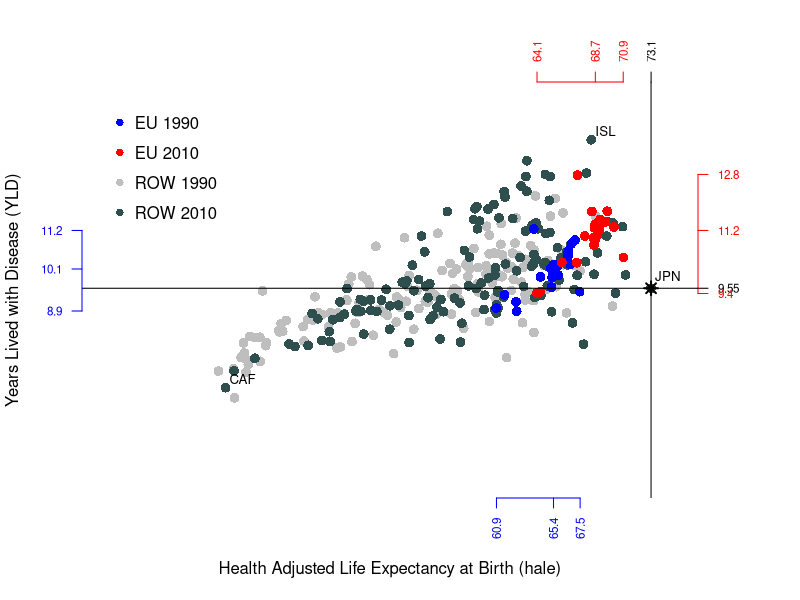
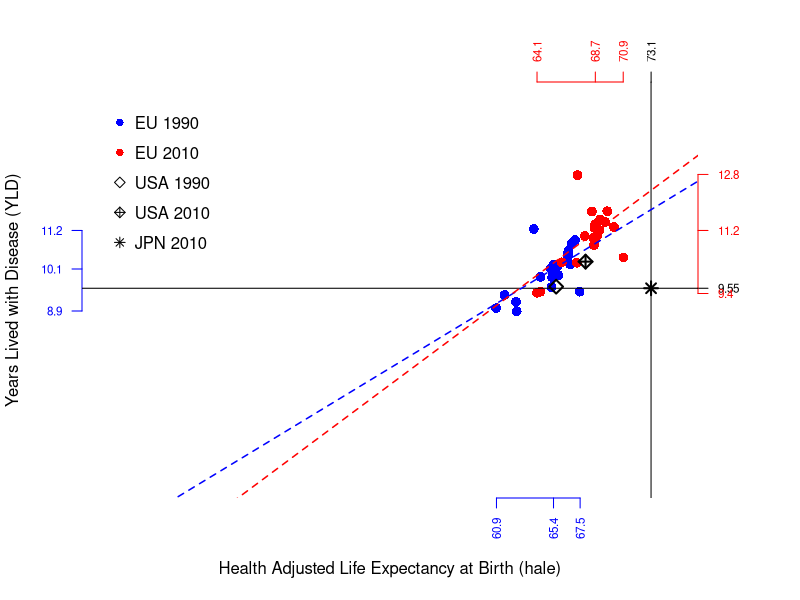
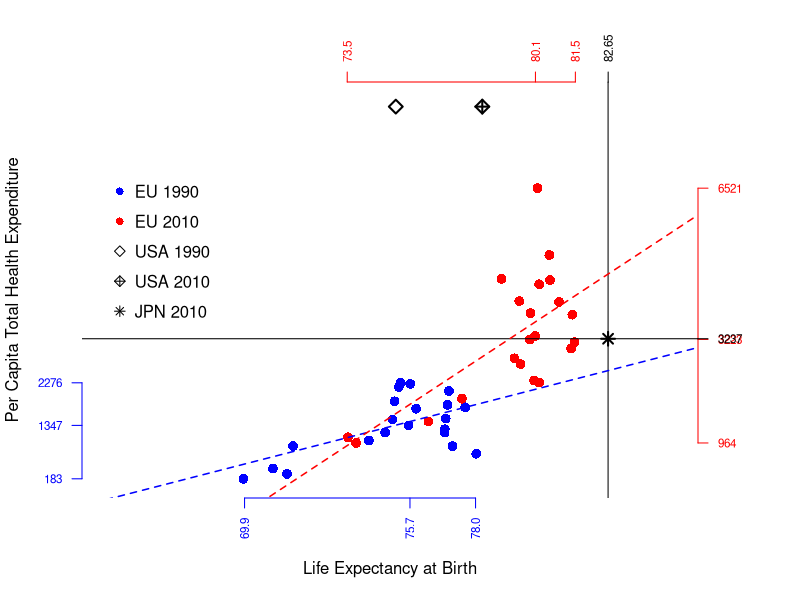
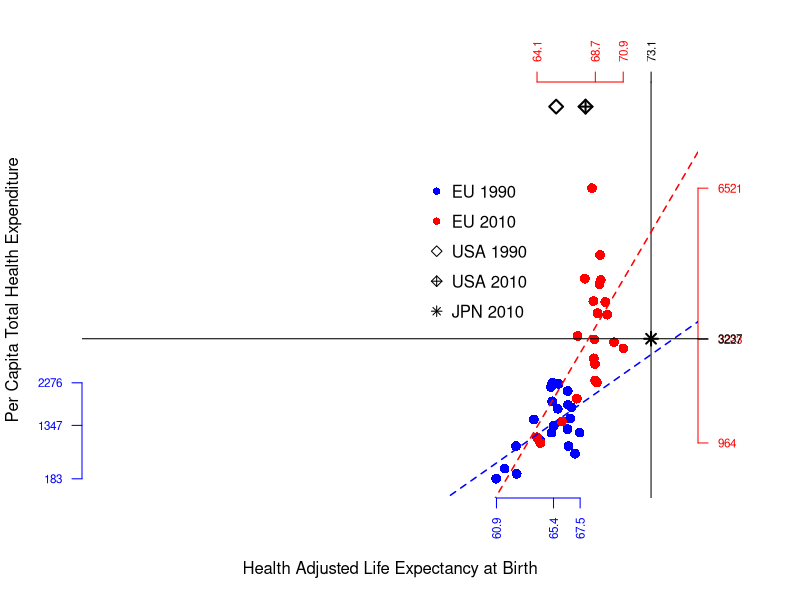
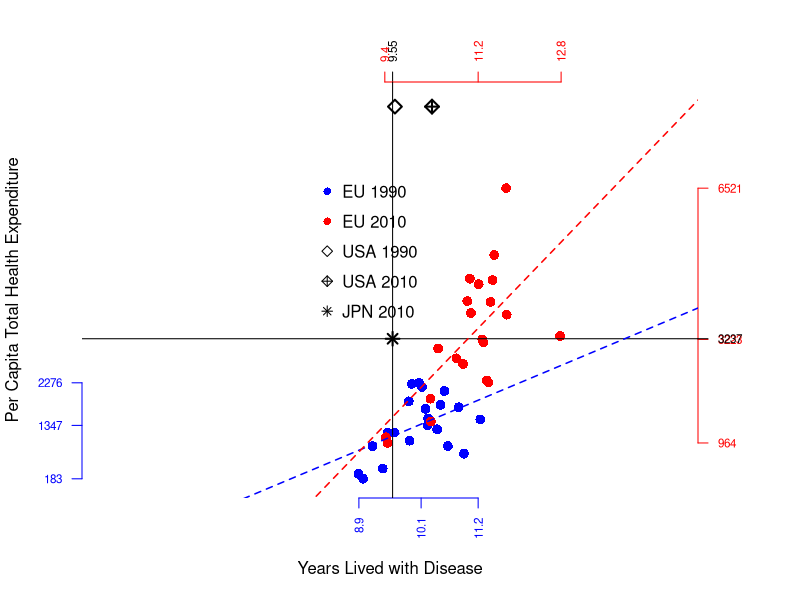
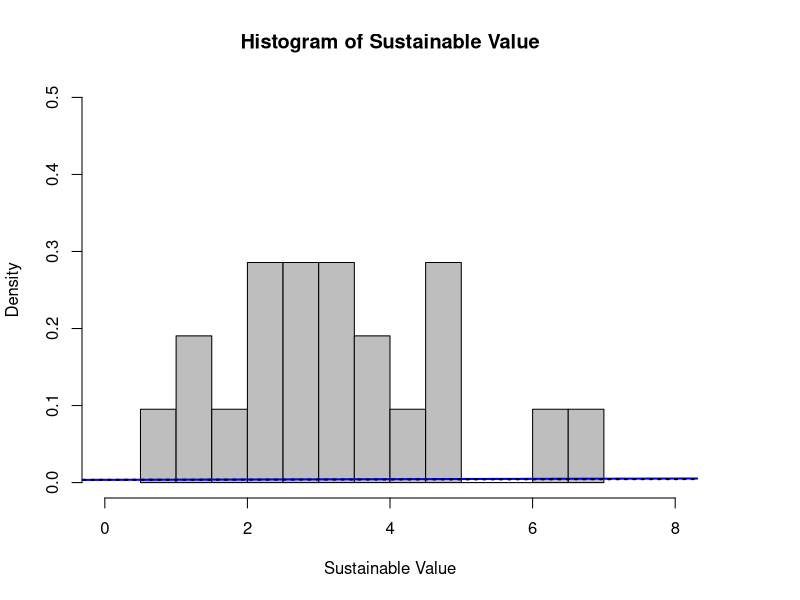
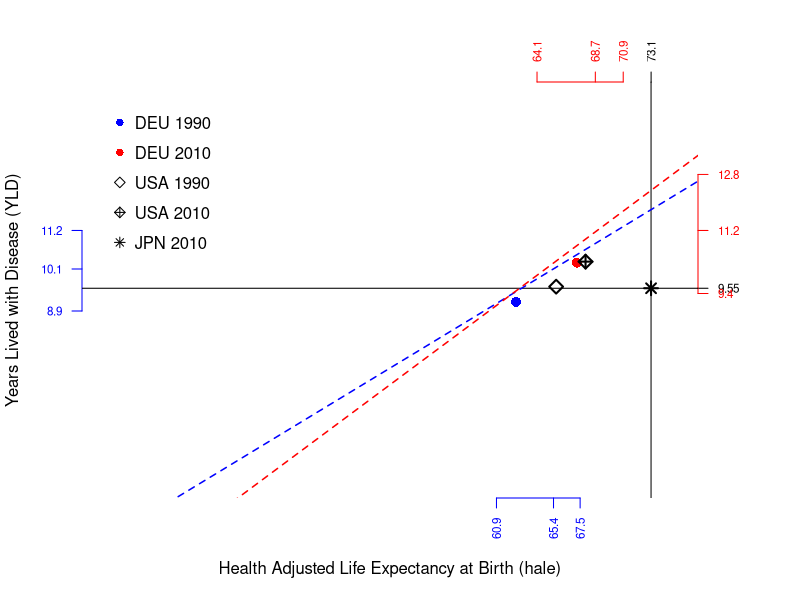
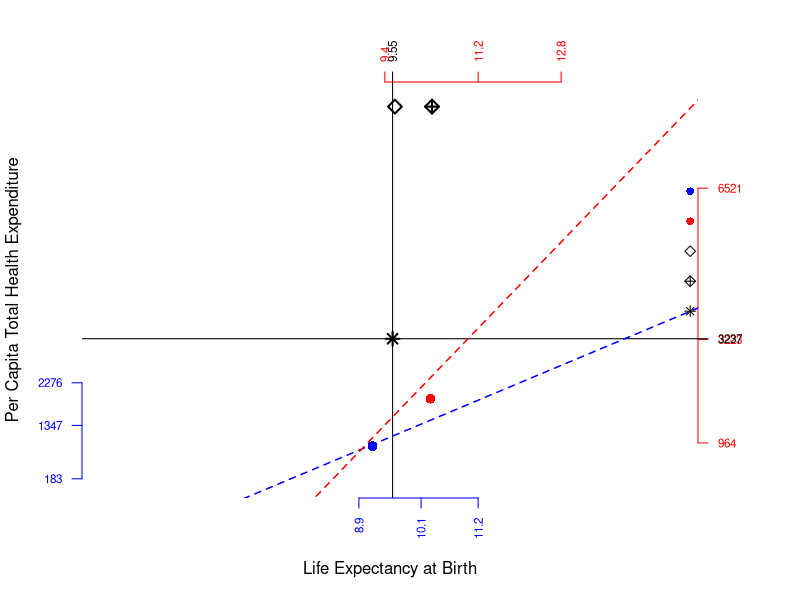

Write R code to recreate these figures, in order.
## ---- chunk 1
knitr::opts_chunk$set(echo = TRUE)
require(data.table)

## ---- chunk 2


data.EU.1990 <- read.csv("Output_EU_1990.csv")
data.EU.2010 <- read.csv("Output_EU_2010.csv")
data.ROW.1990 <- read.csv("Output_ROW_1990.csv")
data.ROW.2010 <- read.csv("Output_ROW_2010.csv")

head(data.EU.1990)
head(data.EU.2010)
head(data.ROW.1990)
head(data.ROW.2010)

attach(data.EU.1990)
attach(data.EU.2010)
attach(data.ROW.1990)
attach(data.ROW.2010)

df.EU.1990 <- data.frame(country=data.EU.1990$country, le=data.EU.1990$le, hale=data.EU.1990$hale, yld=data.EU.1990$yld, the=data.EU.1990$the)

df.EU.2010 <- data.frame(country=data.EU.2010$country, le=data.EU.2010$le,hale=data.EU.2010$hale, yld=data.EU.2010$yld, the=data.EU.2010$the)

df.ROW.1990 <- data.frame(country=data.ROW.1990$country, le=data.ROW.1990$le,hale=data.ROW.1990$hale, yld=data.ROW.1990$yld, the=data.ROW.1990$the)

df.ROW.2010 <- data.frame(country=data.ROW.2010$country, le=data.ROW.2010$le,hale=data.ROW.2010$hale, yld=data.ROW.2010$yld, the=data.ROW.2010$the)

df.EU.1990
df.EU.2010
df.ROW.1990
df.ROW.2010

ID.ROW.1 <- "JPN"
ID.ROW.2 <- "USA"

# Constant Scale in Graphs

lim.le <- c(65, 85)
lim.yld <- c(4, 15)
lim.hale <- c(30, 75)
lim.the <- c(100, 8500)

## ---- chunk 3
par(mar=c(5, 4, 4, 5) + 0.1)

plot(df.ROW.1990$hale, df.ROW.1990$yld, xlab="Health Adjusted Life Expectancy at Birth (hale)", ylab="Years Lived with Disease (YLD)", type="p", col="grey", pch = 16, cex = 1.3, lty = "solid", lwd = 2, xlim=c(30, 75), ylim=lim.yld, axes=FALSE, frame.plot=FALSE)

points(df.ROW.2010$hale, df.ROW.2010$yld, col="darkslategrey", pch = 16, cex = 1.3, lty = "solid", lwd = 2)


points(df.EU.1990$hale, df.EU.1990$yld, col="blue", pch = 16, cex = 1.3, lty = "solid", lwd = 2)

points(df.EU.2010$hale, df.EU.2010$yld,  col="red", pch = 16, cex = 1.3, lty = "solid", lwd = 2)

points(df.ROW.2010$hale[df.ROW.2010$country == ID.ROW.1], df.ROW.2010$yld[df.ROW.2010$country == ID.ROW.1], col="black", pch = 8, cex = 1.3, lty = "solid", lwd = 2)

axis(1, at=c(round(min(df.EU.1990$hale), 1), round(median(df.EU.1990$hale), 1), round(max(df.EU.1990$hale), 1)), col.axis="blue", col="blue", las=2, cex.axis=0.7,  tick=-.01)

axis(3, at=round(df.ROW.2010$hale[df.ROW.2010$country == ID.ROW.1], 2), col.axis="black", col="black", las=2, cex.axis=0.7,  tick=-.01)

axis(2, at=c(round(min(df.EU.1990$yld), 1), round(median(df.EU.1990$yld), 1), round(max(df.EU.1990$yld), 1)), col.axis="blue", col="blue",las=2, cex.axis=0.7, tick=-.01)

axis(4, at=round(df.ROW.2010$yld[df.ROW.2010$country == ID.ROW.1], 2), col.axis="black", col="black", las=2, cex.axis=0.7,  tick=-.01)

axis(3, at=c(round(min(df.EU.2010$hale), 1), round(median(df.EU.2010$hale), 1), round(max(df.EU.2010$hale), 1)), col.axis="red", col="red",las=2, cex.axis=0.7,  tick=-.01)

axis(4, at=c(round(min(df.EU.2010$yld), 1), round(median(df.EU.2010$yld), 1), round(max(df.EU.2010$yld), 1)), col.axis="red", col="red", las=2, cex.axis=0.7, tick=-.01)

legend(30, 15, c("EU 1990","EU 2010","ROW 1990", "ROW 2010"), col=c("blue", "red", "grey", "darkslategrey"), bty="n", y.intersp=1.5, pch=c(16,16,16,16), cex = 1)


text(df.ROW.2010$hale[df.ROW.2010$country == ID.ROW.1], df.ROW.2010$yld[df.ROW.2010$country == ID.ROW.1]+.3, labels=paste(ID.ROW.1, ""), cex= .8, pos=4, offset = .2)

abline(h=df.ROW.2010$yld[df.ROW.2010$country == ID.ROW.1], v=df.ROW.2010$hale[df.ROW.2010$country == ID.ROW.1], lty=1, lwd=1)

ID.min = df.ROW.2010$country[df.ROW.2010$yld == min(df.ROW.2010$yld)]
ID.min

ID.max = df.ROW.2010$country[df.ROW.2010$yld == max(df.ROW.2010$yld)]
ID.max

text(df.ROW.2010$hale[df.ROW.2010$country == ID.min], df.ROW.2010$yld[df.ROW.2010$country == ID.min]+.2, labels=ID.min, cex= .8, pos=4, offset = .2)

text(df.ROW.2010$hale[df.ROW.2010$country == ID.max], df.ROW.2010$yld[df.ROW.2010$country == ID.max]+.2, labels=ID.max, cex= .8, pos=4, offset = .2)

## ---- chunk 4
par(mar=c(5, 4, 4, 5) + 0.1)

plot(df.EU.1990$hale, df.EU.1990$yld, xlab="Health Adjusted Life Expectancy at Birth (hale)", ylab="Years Lived with Disease (YLD)", col="blue", pch = 16, cex = 1.3, lty = "solid", lwd = 2, xlim=c(30, 75), ylim=lim.yld, axes=FALSE, frame.plot=FALSE)

points(df.EU.2010$hale, df.EU.2010$yld,  col="red", pch = 16, cex = 1.3, lty = "solid", lwd = 2)

points(df.ROW.1990$hale[df.ROW.1990$country == ID.ROW.2], df.ROW.1990$yld[df.ROW.1990$country == ID.ROW.2],  col="black", pch = 5, cex = 1.3, lty = "solid", lwd = 2)

points(df.ROW.2010$hale[df.ROW.2010$country == ID.ROW.2], df.ROW.2010$yld[df.ROW.2010$country == ID.ROW.2],  col="black", pch = 9, cex = 1.3, lty = "solid", lwd = 2)

axis(1, at=c(round(min(df.EU.1990$hale), 1), round(median(df.EU.1990$hale), 1), round(max(df.EU.1990$hale), 1)), col.axis="blue", col="blue", las=2, cex.axis=0.7,  tick=-.01)

axis(3, at=round(df.ROW.2010$hale[df.ROW.2010$country == ID.ROW.1], 2), col.axis="black", col="black", las=2, cex.axis=0.7,  tick=-.01)

axis(2, at=c(round(min(df.EU.1990$yld), 1), round(median(df.EU.1990$yld), 1), round(max(df.EU.1990$yld), 1)), col.axis="blue", col="blue",las=2, cex.axis=0.7, tick=-.01)

axis(4, at=round(df.ROW.2010$yld[df.ROW.2010$country == ID.ROW.1], 2), col.axis="black", col="black", las=2, cex.axis=0.7,  tick=-.01)

axis(3, at=c(round(min(df.EU.2010$hale), 1), round(median(df.EU.2010$hale), 1), round(max(df.EU.2010$hale), 1)), col.axis="red", col="red",las=2, cex.axis=0.7,  tick=-.01)

axis(4, at=c(round(min(df.EU.2010$yld), 1), round(median(df.EU.2010$yld), 1), round(max(df.EU.2010$yld), 1)), col.axis="red", col="red", las=2, cex.axis=0.7, tick=-.01)

legend(30, 15, c("EU 1990","EU 2010","USA 1990", "USA 2010", "JPN 2010"), col=c("blue", "red", "black", "black", "black"), bty="n", y.intersp=1.5, pch=c(16,16, 5, 9, 8), cex = 1)

points(df.ROW.2010$hale[df.ROW.2010$country == ID.ROW.1], df.ROW.2010$yld[df.ROW.2010$country == ID.ROW.1], col="black", pch = 8, cex = 1.3, lty = "solid", lwd = 2)

abline(h=df.ROW.2010$yld[df.ROW.2010$country == ID.ROW.1], v=df.ROW.2010$hale[df.ROW.2010$country == ID.ROW.1], lty=1, lwd=1)


fun.EU.1990 <- lm(df.EU.1990$yld ~ df.EU.1990$hale)
abline(fun.EU.1990, lty = 2, col="blue", lwd=1.5)
summary(fun.EU.1990)
confint(fun.EU.1990)

fun.EU.2010 <- lm(df.EU.2010$yld ~ df.EU.2010$hale)
abline(fun.EU.2010, lty = 2, col="red", lwd=1.5)
summary(fun.EU.2010)
confint(fun.EU.2010)

## ---- chunk 5
par(mar=c(5, 4, 4, 5) + 0.1)

plot(df.EU.1990$le, df.EU.1990$the, xlab="Life Expectancy at Birth", ylab="Per Capita Total Health Expenditure", col="blue", pch = 16, cex = 1.3, lty = "solid", lwd = 2, xlim=lim.le, ylim=c(100, 8500), axes=FALSE, frame.plot=FALSE)

points(df.EU.2010$le, df.EU.2010$the,  col="red", pch = 16, cex = 1.3, lty = "solid", lwd = 2)

points(df.ROW.1990$le[df.ROW.1990$country == ID.ROW.2], df.ROW.1990$the[df.ROW.1990$country == ID.ROW.2],  col="black", pch = 5, cex = 1.3, lty = "solid", lwd = 2)

points(df.ROW.2010$le[df.ROW.2010$country == ID.ROW.2], df.ROW.2010$the[df.ROW.2010$country == ID.ROW.2],  col="black", pch = 9, cex = 1.3, lty = "solid", lwd = 2)

legend(65, 7000, c("EU 1990","EU 2010","USA 1990", "USA 2010", "JPN 2010"), col=c("blue", "red", "black", "black", "black"), bty="n", y.intersp=1.5, pch=c(16,16, 5, 9, 8), cex = 1)

axis(1, at=c(round(min(df.EU.1990$le), 1), round(median(df.EU.1990$le), 1), round(max(df.EU.1990$le), 1)), col.axis="blue", col="blue", las=2, cex.axis=0.7,  tick=-.01)

axis(3, at=round(df.ROW.2010$le[df.ROW.2010$country == ID.ROW.1], 2), col.axis="black", col="black",las=2, cex.axis=0.7, tick=-.01)


low.the.1990 <- round(min(df.EU.1990$the), 0)
median.the.1990 <- round(median(df.EU.1990$the), 0)
high.the.1990 <- round(max(df.EU.1990$the), 0)

axis(2, at=c(low.the.1990,median.the.1990, high.the.1990), col.axis="blue", col="blue",las=2, cex.axis=0.7, tick=-.01)

axis(3, at=c(round(min(df.EU.2010$le), 1), round(median(df.EU.2010$le), 1), round(max(df.EU.2010$le), 1)), col.axis="red", col="red", las=2, cex.axis=0.7, tick=-.01)

low.the.2010 <- round(min(df.EU.2010$the), 0)
median.the.2010 <- round(median(df.EU.2010$the), 0)
high.the.2010 <- round(max(df.EU.2010$the), 0)
japan.the.2010 <- round(df.ROW.2010$the[df.ROW.2010$country == ID.ROW.1], 1)

axis(4, at=c(low.the.2010,median.the.2010, high.the.2010), col.axis="red", col="red",las=2, cex.axis=0.7, tick=-.01)

axis(4, at=japan.the.2010, col.axis="black", col="black",las=2, cex.axis=0.7, tick=-.01)

points(df.ROW.2010$le[df.ROW.2010$country == ID.ROW.1], df.ROW.2010$the[df.ROW.2010$country == ID.ROW.1], col="black", pch = 8, cex = 1.3, lty = "solid", lwd = 2)

abline(h=df.ROW.2010$the[df.ROW.2010$country == ID.ROW.1], v=df.ROW.2010$le[df.ROW.2010$country == ID.ROW.1], lty=1, lwd=1)


fun.EU.1990 <- lm(df.EU.1990$the ~ df.EU.1990$le)
abline(fun.EU.1990, lty = 2, col="blue", lwd=1.5)

fun.EU.2010 <- lm(df.EU.2010$the ~ df.EU.2010$le)
abline(fun.EU.2010, lty = 2, col="red", lwd=1.5)

summary(fun.EU.1990)
summary(fun.EU.2010)

confint(fun.EU.1990)
confint(fun.EU.2010)

## ---- chunk 6
par(mar=c(5, 4, 4, 5) + 0.1)

plot(df.EU.1990$hale, df.EU.1990$the, xlab="Health Adjusted Life Expectancy at Birth", ylab="Per Capita Total Health Expenditure", col="blue", pch = 16, cex = 1.3, lty = "solid", lwd = 2, xlim=c(30, 75), ylim=c(100, 8500), axes=FALSE, frame.plot=FALSE)

points(df.EU.2010$hale, df.EU.2010$the,  col="red", pch = 16, cex = 1.3, lty = "solid", lwd = 2)

points(df.ROW.1990$hale[df.ROW.1990$country == ID.ROW.2], df.ROW.1990$the[df.ROW.1990$country == ID.ROW.2],  col="black", pch = 5, cex = 1.3, lty = "solid", lwd = 2)

points(df.ROW.2010$hale[df.ROW.2010$country == ID.ROW.2], df.ROW.2010$the[df.ROW.2010$country == ID.ROW.2],  col="black", pch = 9, cex = 1.3, lty = "solid", lwd = 2)

legend(55, 7000, c("EU 1990","EU 2010","USA 1990", "USA 2010", "JPN 2010"), col=c("blue", "red", "black", "black", "black"), bty="n", y.intersp=1.5, pch=c(16,16, 5, 9, 8), cex = 1)

axis(1, at=c(round(min(df.EU.1990$hale), 1), round(median(df.EU.1990$hale), 1), round(max(df.EU.1990$hale), 1)), col.axis="blue", col="blue", las=2, cex.axis=0.7,  tick=-.01)

axis(3, at=round(df.ROW.2010$hale[df.ROW.2010$country == ID.ROW.1], 2), col.axis="black", col="black",las=2, cex.axis=0.7, tick=-.01)


low.the.1990 <- round(min(df.EU.1990$the), 0)
median.the.1990 <- round(median(df.EU.1990$the), 0)
high.the.1990 <- round(max(df.EU.1990$the), 0)

axis(2, at=c(low.the.1990,median.the.1990, high.the.1990), col.axis="blue", col="blue",las=2, cex.axis=0.7, tick=-.01)

axis(3, at=c(round(min(df.EU.2010$hale), 1), round(median(df.EU.2010$hale), 1), round(max(df.EU.2010$hale), 1)), col.axis="red", col="red", las=2, cex.axis=0.7, tick=-.01)

low.the.2010 <- round(min(df.EU.2010$the), 0)
median.the.2010 <- round(median(df.EU.2010$the), 0)
high.the.2010 <- round(max(df.EU.2010$the), 0)
japan.the.2010 <- round(df.ROW.2010$the[df.ROW.2010$country == ID.ROW.1], 1)

axis(4, at=c(low.the.2010,median.the.2010, high.the.2010), col.axis="red", col="red",las=2, cex.axis=0.7, tick=-.01)

axis(4, at=japan.the.2010, col.axis="black", col="black",las=2, cex.axis=0.7, tick=-.01)

points(df.ROW.2010$hale[df.ROW.2010$country == ID.ROW.1], df.ROW.2010$the[df.ROW.2010$country == ID.ROW.1], col="black", pch = 8, cex = 1.3, lty = "solid", lwd = 2)

abline(h=df.ROW.2010$the[df.ROW.2010$country == ID.ROW.1], v=df.ROW.2010$hale[df.ROW.2010$country == ID.ROW.1], lty=1, lwd=1)


fun.EU.1990 <- lm(df.EU.1990$the ~ df.EU.1990$hale)
abline(fun.EU.1990, lty = 2, col="blue", lwd=1.5)

fun.EU.2010 <- lm(df.EU.2010$the ~ df.EU.2010$hale)
abline(fun.EU.2010, lty = 2, col="red", lwd=1.5)

summary(fun.EU.1990)
summary(fun.EU.2010)

confint(fun.EU.1990)
confint(fun.EU.2010)

## ---- chunk 7
par(mar=c(5, 4, 4, 5) + 0.1)

plot(df.EU.1990$yld, df.EU.1990$the, xlab="Years Lived with Disease", ylab="Per Capita Total Health Expenditure", col="blue", pch = 16, cex = 1.3, lty = "solid", lwd = 2, xlim=lim.yld, ylim=c(100, 8500), axes=FALSE, frame.plot=FALSE)

points(df.EU.2010$yld, df.EU.2010$the,  col="red", pch = 16, cex = 1.3, lty = "solid", lwd = 2)

points(df.ROW.1990$yld[df.ROW.1990$country == ID.ROW.2], df.ROW.1990$the[df.ROW.1990$country == ID.ROW.2],  col="black", pch = 5, cex = 1.3, lty = "solid", lwd = 2)

points(df.ROW.2010$yld[df.ROW.2010$country == ID.ROW.2], df.ROW.2010$the[df.ROW.2010$country == ID.ROW.2],  col="black", pch = 9, cex = 1.3, lty = "solid", lwd = 2)

legend(8, 7000, c("EU 1990","EU 2010","USA 1990", "USA 2010", "JPN 2010"), col=c("blue", "red", "black", "black", "black"), bty="n", y.intersp=1.5, pch=c(16,16, 5, 9, 8), cex = 1)

axis(1, at=c(round(min(df.EU.1990$yld), 1), round(median(df.EU.1990$yld), 1), round(max(df.EU.1990$yld), 1)), col.axis="blue", col="blue", las=2, cex.axis=0.7,  tick=-.01)

axis(3, at=round(df.ROW.2010$yld[df.ROW.2010$country == ID.ROW.1], 2), col.axis="black", col="black",las=2, cex.axis=0.7, tick=-.01)


low.the.1990 <- round(min(df.EU.1990$the), 0)
median.the.1990 <- round(median(df.EU.1990$the), 0)
high.the.1990 <- round(max(df.EU.1990$the), 0)

axis(2, at=c(low.the.1990,median.the.1990, high.the.1990), col.axis="blue", col="blue",las=2, cex.axis=0.7, tick=-.01)

axis(3, at=c(round(min(df.EU.2010$yld), 1), round(median(df.EU.2010$yld), 1), round(max(df.EU.2010$yld), 1)), col.axis="red", col="red", las=2, cex.axis=0.7, tick=-.01)

low.the.2010 <- round(min(df.EU.2010$the), 0)
median.the.2010 <- round(median(df.EU.2010$the), 0)
high.the.2010 <- round(max(df.EU.2010$the), 0)
japan.the.2010 <- round(df.ROW.2010$the[df.ROW.2010$country == ID.ROW.1], 1)

axis(4, at=c(low.the.2010,median.the.2010, high.the.2010), col.axis="red", col="red",las=2, cex.axis=0.7, tick=-.01)

axis(4, at=japan.the.2010, col.axis="black", col="black",las=2, cex.axis=0.7, tick=-.01)

points(df.ROW.2010$yld[df.ROW.2010$country == ID.ROW.1], df.ROW.2010$the[df.ROW.2010$country == ID.ROW.1], col="black", pch = 8, cex = 1.3, lty = "solid", lwd = 2)

abline(h=df.ROW.2010$the[df.ROW.2010$country == ID.ROW.1], v=df.ROW.2010$yld[df.ROW.2010$country == ID.ROW.1], lty=1, lwd=1)


fun.EU.1990 <- lm(df.EU.1990$the ~ df.EU.1990$yld)
abline(fun.EU.1990, lty = 2, col="blue", lwd=1.5)

fun.EU.2010 <- lm(df.EU.2010$the ~ df.EU.2010$yld)
abline(fun.EU.2010, lty = 2, col="red", lwd=1.5)

summary(fun.EU.1990)
summary(fun.EU.2010)

confint(fun.EU.1990)
confint(fun.EU.2010)

## ---- chunk 8
df.sust <- data.frame(Country=df.EU.2010$country)

df.sust$Quality <- round(((df.EU.2010$hale - df.EU.1990$hale) / (df.EU.2010$yld - df.EU.1990$yld)) * (df.EU.1990$yld / df.EU.1990$hale), 2)

df.sust$Cost <- round(((df.EU.2010$the - df.EU.1990$the) / (df.EU.2010$yld - df.EU.1990$yld)) * (df.EU.1990$yld / df.EU.1990$the), 2)

df.sust$SustValue <-  round((df.sust$Quality / df.sust$Cost * 100), 1)

check <- ((df.EU.2010$hale - df.EU.1990$hale) / (df.EU.2010$the - df.EU.1990$the)) * (df.EU.1990$the / df.EU.1990$hale)

check - df.sust$SustValue < 0.0001

ID.EU <- df.sust$Country[df.sust$SustValue == max(df.sust$SustValue)]
ID.EU

print(df.sust, row.names = F)

attach(df.sust)

hist(SustValue,  main="Histogram of Sustainable Value", xlab="Sustainable Value", prob=TRUE, col="grey", breaks=10, xlim=c(0, 8), ylim=c(0, .5)) 
lines(density(X), col="blue", lwd=2) 
lines(density(X, adjust=2), lty="dotted", col="black", lwd=2) 

## ---- chunk 9
par(mar=c(5, 4, 4, 5) + 0.1)

plot(df.EU.1990$hale[df.EU.1990$country == ID.EU], df.EU.1990$yld[df.EU.1990$country == ID.EU], xlab="Health Adjusted Life Expectancy at Birth (hale)", ylab="Years Lived with Disease (YLD)", col="blue", pch = 16, cex = 1.3, lty = "solid", lwd = 2, xlim=c(30, 75), ylim=c(4, 15), axes=FALSE, frame.plot=FALSE)

points(df.EU.2010$hale[df.EU.2010$country == ID.EU], df.EU.2010$yld[df.EU.2010$country == ID.EU],  col="red", pch = 16, cex = 1.3, lty = "solid", lwd = 2)

points(df.ROW.1990$hale[df.ROW.1990$country == ID.ROW.2], df.ROW.1990$yld[df.ROW.1990$country == ID.ROW.2],  col="black", pch = 5, cex = 1.3, lty = "solid", lwd = 2)

points(df.ROW.2010$hale[df.ROW.2010$country == ID.ROW.2], df.ROW.2010$yld[df.ROW.2010$country == ID.ROW.2],  col="black", pch = 9, cex = 1.3, lty = "solid", lwd = 2)

axis(1, at=c(round(min(df.EU.1990$hale), 1), round(median(df.EU.1990$hale), 1), round(max(df.EU.1990$hale), 1)), col.axis="blue", col="blue", las=2, cex.axis=0.7,  tick=-.01)

axis(3, at=round(df.ROW.2010$hale[df.ROW.2010$country == ID.ROW.1], 2), col.axis="black", col="black", las=2, cex.axis=0.7,  tick=-.01)

axis(2, at=c(round(min(df.EU.1990$yld), 1), round(median(df.EU.1990$yld), 1), round(max(df.EU.1990$yld), 1)), col.axis="blue", col="blue",las=2, cex.axis=0.7, tick=-.01)

axis(4, at=round(df.ROW.2010$yld[df.ROW.2010$country == ID.ROW.1], 2), col.axis="black", col="black", las=2, cex.axis=0.7,  tick=-.01)

axis(3, at=c(round(min(df.EU.2010$hale), 1), round(median(df.EU.2010$hale), 1), round(max(df.EU.2010$hale), 1)), col.axis="red", col="red",las=2, cex.axis=0.7,  tick=-.01)

axis(4, at=c(round(min(df.EU.2010$yld), 1), round(median(df.EU.2010$yld), 1), round(max(df.EU.2010$yld), 1)), col.axis="red", col="red", las=2, cex.axis=0.7, tick=-.01)

legend(30, 15, c("DEU 1990","DEU 2010","USA 1990", "USA 2010", "JPN 2010"), col=c("blue", "red", "black", "black", "black"), bty="n", y.intersp=1.5, pch=c(16,16, 5, 9, 8), cex = 1)

points(df.ROW.2010$hale[df.ROW.2010$country == ID.ROW.1], df.ROW.2010$yld[df.ROW.2010$country == ID.ROW.1], col="black", pch = 8, cex = 1.3, lty = "solid", lwd = 2)

abline(h=df.ROW.2010$yld[df.ROW.2010$country == ID.ROW.1], v=df.ROW.2010$hale[df.ROW.2010$country == ID.ROW.1], lty=1, lwd=1)


fun.EU.1990 <- lm(df.EU.1990$yld ~ df.EU.1990$hale)
abline(fun.EU.1990, lty = 2, col="blue", lwd=1.5)

fun.EU.2010 <- lm(df.EU.2010$yld ~ df.EU.2010$hale)
abline(fun.EU.2010, lty = 2, col="red", lwd=1.5)

## ---- chunk 10

par(mar=c(5, 4, 4, 5) + 0.1)

plot(df.EU.1990$yld[df.EU.1990$country == ID.EU], df.EU.1990$the[df.EU.1990$country == ID.EU], xlab="Life Expectancy at Birth", ylab="Per Capita Total Health Expenditure", col="blue", pch = 16, cex = 1.3, lty = "solid", lwd = 2, xlim=c(4, 15), ylim=c(100, 8500), axes=FALSE, frame.plot=FALSE)

points(df.EU.2010$yld[df.EU.2010$country == ID.EU], df.EU.2010$the[df.EU.2010$country == ID.EU],  col="red", pch = 16, cex = 1.3, lty = "solid", lwd = 2)

points(df.ROW.1990$yld[df.ROW.1990$country == ID.ROW.2], df.ROW.1990$the[df.ROW.1990$country == ID.ROW.2],  col="black", pch = 5, cex = 1.3, lty = "solid", lwd = 2)

points(df.ROW.2010$yld[df.ROW.2010$country == ID.ROW.2], df.ROW.2010$the[df.ROW.2010$country == ID.ROW.2],  col="black", pch = 9, cex = 1.3, lty = "solid", lwd = 2)


legend(15, 7000, c("DEU 1990","DEU 2010","USA 1990", "USA 2010", "JPN 2010"), col=c("blue", "red", "black", "black", "black"), bty="n", y.intersp=1.5, pch=c(16,16, 5, 9, 8), cex = 1)

axis(1, at=c(round(min(df.EU.1990$yld), 1), round(median(df.EU.1990$yld), 1), round(max(df.EU.1990$yld), 1)), col.axis="blue", col="blue", las=2, cex.axis=0.7,  tick=-.01)

axis(3, at=round(df.ROW.2010$yld[df.ROW.2010$country == ID.ROW.1], 2), col.axis="black", col="black",las=2, cex.axis=0.7, tick=-.01)


low.the.1990 <- round(min(df.EU.1990$the), 0)
median.the.1990 <- round(median(df.EU.1990$the), 0)
high.the.1990 <- round(max(df.EU.1990$the), 0)

axis(2, at=c(low.the.1990,median.the.1990, high.the.1990), col.axis="blue", col="blue",las=2, cex.axis=0.7, tick=-.01)

axis(3, at=c(round(min(df.EU.2010$yld), 1), round(median(df.EU.2010$yld), 1), round(max(df.EU.2010$yld), 1)), col.axis="red", col="red", las=2, cex.axis=0.7, tick=-.01)

low.the.2010 <- round(min(df.EU.2010$the), 0)
median.the.2010 <- round(median(df.EU.2010$the), 0)
high.the.2010 <- round(max(df.EU.2010$the), 0)
japan.the.2010 <- round(df.ROW.2010$the[df.ROW.2010$country == ID.ROW.1], 1)

axis(4, at=c(low.the.2010,median.the.2010, high.the.2010), col.axis="red", col="red",las=2, cex.axis=0.7, tick=-.01)

axis(4, at=japan.the.2010, col.axis="black", col="black",las=2, cex.axis=0.7, tick=-.01)

points(df.ROW.2010$yld[df.ROW.2010$country == ID.ROW.1], df.ROW.2010$the[df.ROW.2010$country == ID.ROW.1], col="black", pch = 8, cex = 1.3, lty = "solid", lwd = 2)

abline(h=df.ROW.2010$the[df.ROW.2010$country == ID.ROW.1], v=df.ROW.2010$yld[df.ROW.2010$country == ID.ROW.1], lty=1, lwd=1)


fun.EU.1990 <- lm(df.EU.1990$the ~ df.EU.1990$yld)
abline(fun.EU.1990, lty = 2, col="blue", lwd=1.5)

fun.EU.2010 <- lm(df.EU.2010$the ~ df.EU.2010$yld)
abline(fun.EU.2010, lty = 2, col="red", lwd=1.5)
